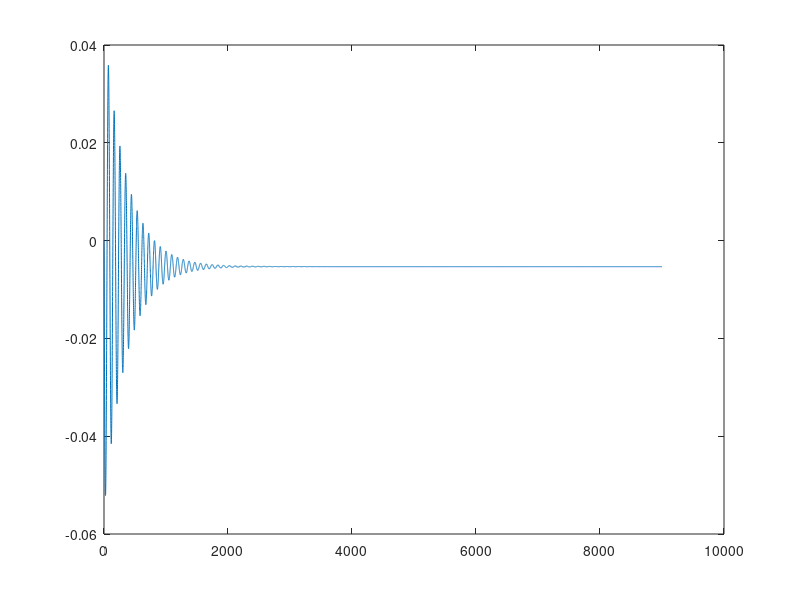
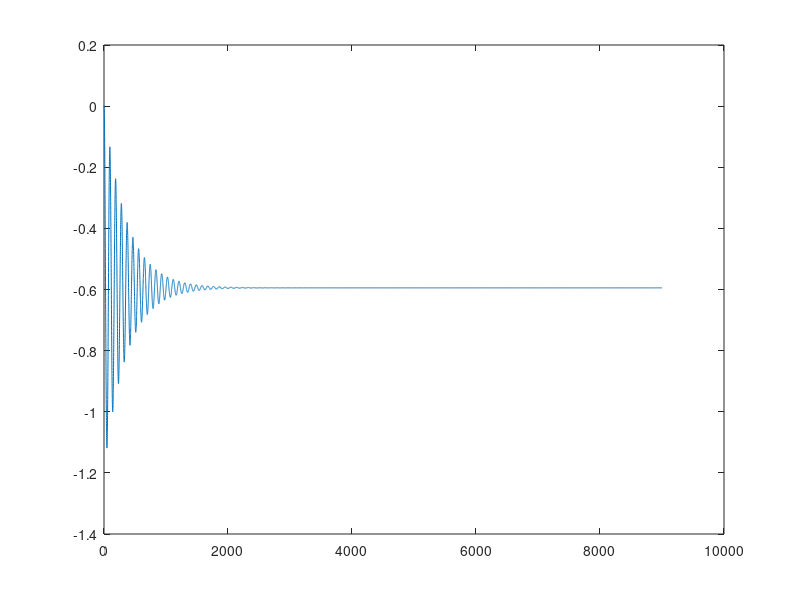
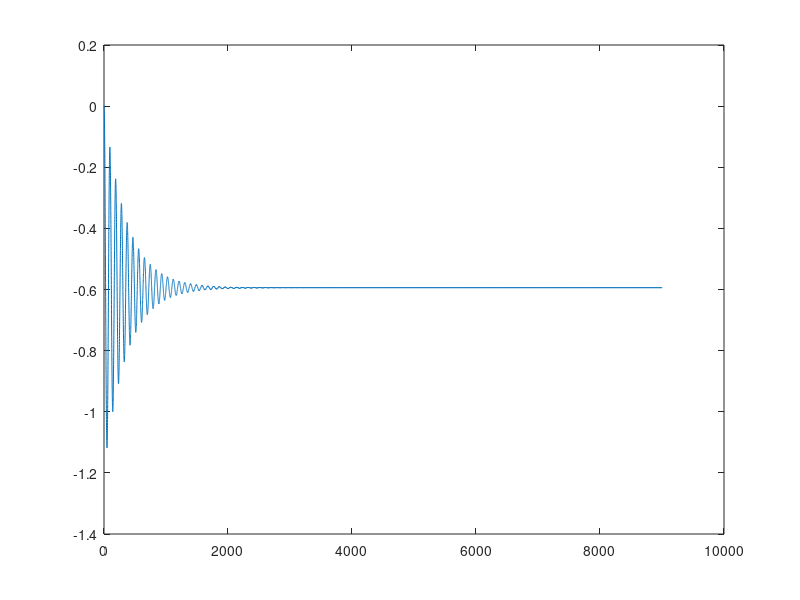
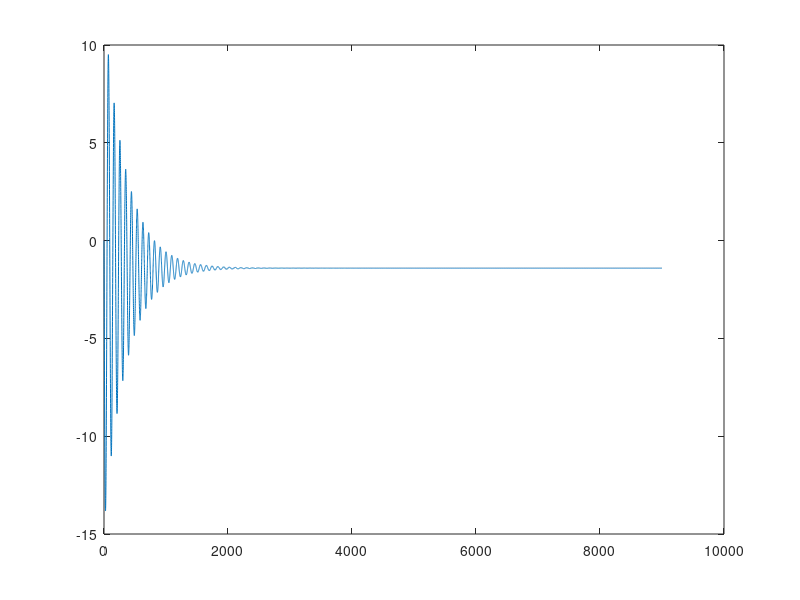

Write MATLAB code to recreate these figures, in order.
clc;
clear;
close all;
format long
%%parameter values that will not vary
s=1; K=1; nu=1; L=1;
%%PARAMETERS WITH hopf at beta=67.988 approx.
% r=.002; alpha=.005; beta=67.9884746653243112746167753357440233230590820312503;
% theta=.9; gamma=.0005; delta=.003;
%%PARAMETERS WITH PERIODIC OSCILLATIONS
% r=.09; alpha=.005; beta=405.65645000000003504;
% theta=.9; gamma=.0005; delta=.003;
%%PARAMETERS WITH PERIODIC OSCILLATIONS
r=.9; alpha=.005; beta=1.5;
theta=.9; gamma=.0005; delta=.003;
% % %PARAMETERS WITH ALL CONDITIONS OF GLOBAL STABILITY
% r=10; alpha=0.9;
% theta=.5; gamma=3; delta=.1;
% beta=4;
%main model solving in RK4 method
riparian_dim=@(t,x)[r*x(1)*(1 - (x(1)/K)) - alpha*(x(1)^2)*x(3) - beta*x(2)*x(1); theta*beta*x(2)*x(1) - gamma*x(2)^2 - delta*x(2)*x(3); s*x(3)*(1 - (x(3)/L)) + nu*x(2)*x(3)];
[t,x]=ode45(riparian_dim,[0 1000],[0 0 0]);
p_riparian=size(x);
V_cap_rev=x(p_riparian(1),1)
I_cap_rev=x(p_riparian(1),2)
A_cap_rev=x(p_riparian(1),3)
% %Equilibrium Existence
a_cap = (alpha*L*nu*theta*beta)/(s*(gamma+(delta*L*nu)/s))
b_cap = (r/K) + alpha*L -(alpha*(L^2)*nu*delta/(s*(gamma + (delta*L*nu/s)))) + (theta*(beta^2)/(gamma + (delta*L*nu/s)))
c_cap = -r - (delta*beta*L/(gamma + (delta*L*nu/s)))
D_cap = b_cap^2-4*a_cap*c_cap;
V1_cap = (-b_cap+sqrt(D_cap))/(2*a_cap)
V2_cap = (-b_cap-sqrt(D_cap))/(2*a_cap)
V_cap_act = V1_cap
I_cap_act = (theta*beta*V_cap_act - delta*L) / (gamma + (delta*L*nu/s))
A_cap_act = (s + nu*I_cap_act)*(L/s)
% %SENSITIVITY WITH RESPECT TO BETA
beta_sen=@(t,x_beta)[r*x_beta(1)-2*r*V_cap_act*x_beta(1)-alpha*(2*V_cap_act*A_cap_act*x_beta(1)+V_cap_act^2*x_beta(3))-I_cap_act*V_cap_act-beta*(x_beta(2)*V_cap_act+I_cap_act*x_beta(1));theta*I_cap_act*V_cap_act+theta*beta*(x_beta(2)*V_cap_act+I_cap_act*x_beta(1))-2*gamma*I_cap_act*x_beta(2)-delta*(x_beta(2)*A_cap_act+I_cap_act*x_beta(3));x_beta(3)-2*A_cap_act*x_beta(3)+x_beta(2)*A_cap_act+I_cap_act*x_beta(3)];
[t,x_beta]=ode45(beta_sen,[0 9000],[0 0 0])
x_beta_index=beta*x_beta
x_beta_log_index(:,1)=x_beta_index(:,1)/V_cap_act
x_beta_log_index(:,2)=x_beta_index(:,2)/I_cap_act
x_beta_log_index(:,3)=x_beta_index(:,3)/A_cap_act
figure(10)
plot(t,x_beta_index(:,1))
hold on
figure(11)
plot(t,x_beta_index(:,2))
hold on
figure(12)
plot(t,x_beta_index(:,3))
hold on
figure(14)
plot(t,x_beta_log_index(:,1))
hold on
figure(15)
plot(t,x_beta_log_index(:,2))
hold on
figure(16)
plot(t,x_beta_log_index(:,3))
hold on
q_beta=size(x_beta)
V_beta=x_beta(q_beta(1),1),I_beta=x_beta(q_beta(1),2),A_beta=x_beta(q_beta(1),3)
sen_index(1,1)=V_beta*alpha/V_cap_act;
sen_index(1,2)=I_beta*alpha/I_cap_act;
sen_index(1,3)=A_beta*alpha/A_cap_act;
sen_index(1,:)